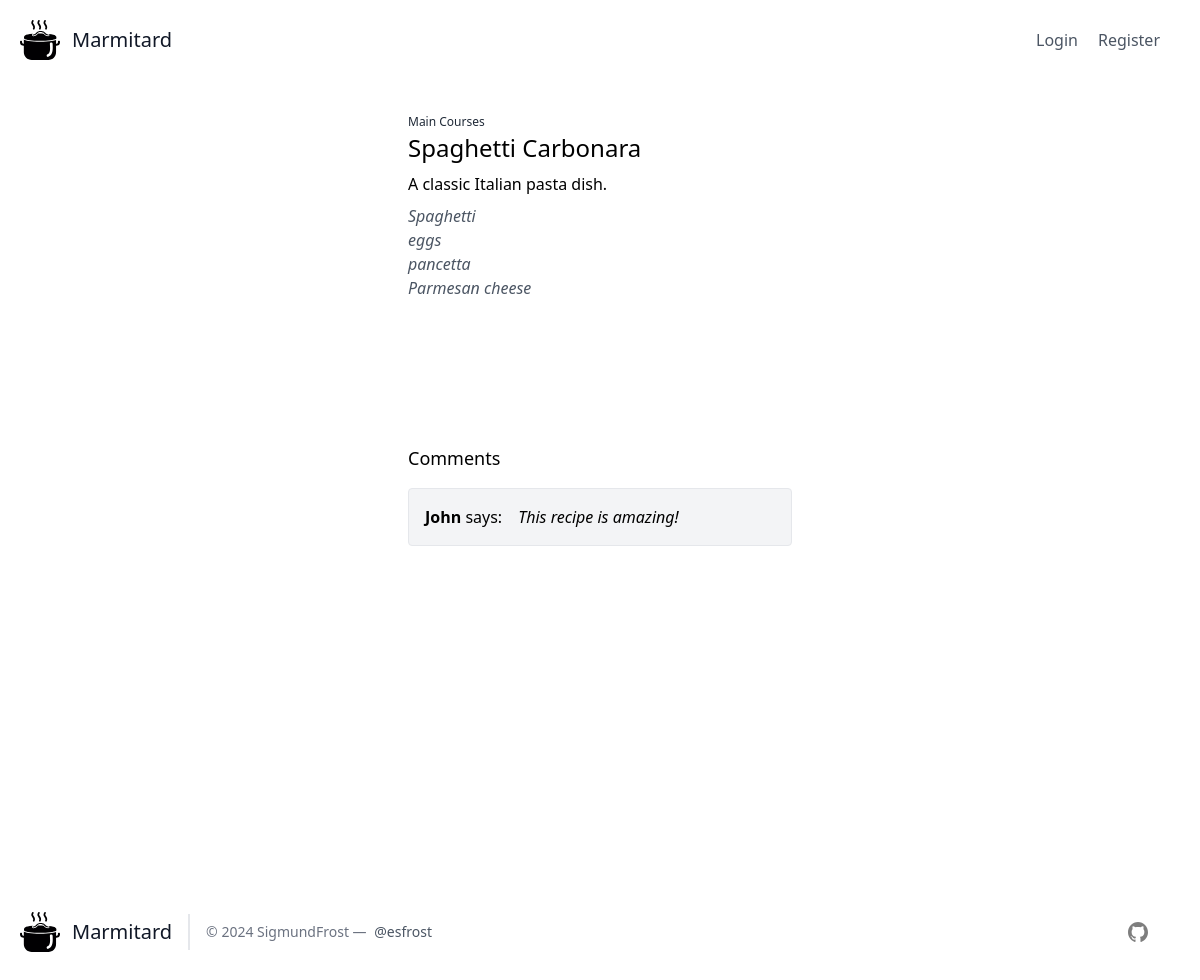
Page /views/recette.php?id=1 on the committed database.
### tables this page shows
CREATE TABLE `categories` (
  `id` int(11) NOT NULL,
  `nom` varchar(100) NOT NULL,
  `description` text NOT NULL
);

CREATE TABLE `recettes` (
  `id` int(11) NOT NULL,
  `nom` varchar(100) NOT NULL,
  `liste_ingredients` text NOT NULL,
  `description` text NOT NULL,
  `status` tinyint(1) NOT NULL DEFAULT 0,
  `photos` varchar(255) NOT NULL,
  `id_user` int(11) NOT NULL,
  `id_category` int(11) NOT NULL
);

CREATE TABLE `commentaires` (
  `id` int(11) NOT NULL,
  `commentaires` text NOT NULL,
  `id_user` int(11) NOT NULL,
  `id_recette` int(11) NOT NULL
);

CREATE TABLE `users` (
  `id` int(11) NOT NULL,
  `nom` varchar(50) NOT NULL,
  `prenom` varchar(50) NOT NULL,
  `email` varchar(150) NOT NULL,
  `age` int(11) NOT NULL,
  `mdp` varchar(255) NOT NULL,
  `sexe` enum('Homme','Femme') NOT NULL,
  `profile_image` varchar(255) NOT NULL,
  `status` enum('Admin','User') NOT NULL DEFAULT 'User'
);

### includes/functions.php (called while the page is built, shortened)
<?php
require_once '../db/db.php';
function getSingleRecipe($id) {
    global $pdo;
    $stmt = $pdo->prepare("SELECT * FROM recettes WHERE id = :id");
    $stmt -> bindParam(':id', $id);
    $stmt2 = $pdo->prepare("SELECT c.nom FROM recettes r JOIN categories c ON r.id_category = c.id WHERE r.id = :id");
    $stmt2 -> bindParam(':id', $id);
    try {
        $stmt->execute();
        $stmt2->execute();
    }
    catch (Exception $e) {
        echo $e->getMessage();
    }
    $data = $stmt->fetch();
    $categories = array();
    while ($row = $stmt2->fetch(PDO::FETCH_ASSOC)){
        $categories[] = $row;
    }
    $res['data'] = $data;
    $res['categories'] = $categories;
    return $res;
}
function getComments($id) {
    global $pdo;
    $stmt = $pdo->prepare("SELECT c.commentaires, u.prenom FROM commentaires c JOIN recettes r ON c.id_recette = r.id JOIN users u ON u.id = c.id_user WHERE r.id = :id");
    $stmt -> bindParam(':id', $id);
    try {
        $stmt -> execute();
    }
    catch (Exception $e) {
        echo $e -> getMEssage();
    }
    while ($row = $stmt->fetch(PDO::FETCH_ASSOC)){
        $comments[] = $row;
    }
    if  (!empty($comments)) {
        return $comments;
    }
    else {
        return;
    }
}

### views/recette.php (the view, shortened to what this page needs)
<?php
include_once('../includes/navbar.php');
include_once('../includes/functions.php');
?>
<div class="min-h-screen">
    <?php
    if (isset($_GET['id'])) {
        $res = getSingleRecipe($_GET['id']);
        $data = $res['data'];
        $categories = $res['categories'];
        $ingredients = explode(",", $data['liste_ingredients']);
        ?>
        <div class="flex justify-center">
            <div class="flex flex-col mx-4 my-8 w-96 max-w-96">
                <div class="flex flex-wrap w-96">
                    <?php
                        foreach ($categories as $item) {
                            ?>
                            <span class="text-gray-800 text-xs font-medium mr-2 py-0.5">
                                <?php echo htmlspecialchars($item['nom']); ?>
                            </span>
                            <?php
                        }
                    ?>
                </div>
                <h2 class="text-2xl bold"><?= $data['nom']?></h2>
                <p class="mt-2"><?= $data['description'] ?></p>
                <ul class="mt-2 italic text-gray-600">
                    <?php
                    foreach ($ingredients as $item) {
                        ?>
                        <li><?= htmlspecialchars($item)?></li>
                        <?php
                    }
                    ?>
                </ul>
            </div>
        </div>
        <?php
            $comments = getComments($data['id']);
            if (!empty($comments)) {
        ?>
        <div class="flex justify-center mt-20">
            <div class="flex flex-col mx-4 my-8 w-96 max-w-96">
                <p class="text-lg">Comments</p>
                <?php
                    foreach($comments as $item) {
                    ?>
                    <span class="mt-4 flex border p-4 rounded bg-gray-100">
                        <p><span class="font-bold"><?= $item['prenom']?></span> says:</p>
                        <p class="ml-4 italic"><?= $item['commentaires']?></p>
                    </span>
                    <?php
                    }
                }
                ?>
            </div>
        </div>
        <?php
    }
    else {
        header('Location: http://localhost/marmitard/');
        exit();
    }
    ?>
</div>
<?php
include_once('../includes/footer.php');
?>

### rows in the picture
categories: nom "Main Courses"
recettes: nom "Spaghetti Carbonara", description "A classic Italian pasta dish.", liste_ingredients "Spaghetti", liste_ingredients "eggs", liste_ingredients "pancetta", liste_ingredients "Parmesan cheese"
commentaires: id_user.prenom "John", commentaires "This recipe is amazing!"
